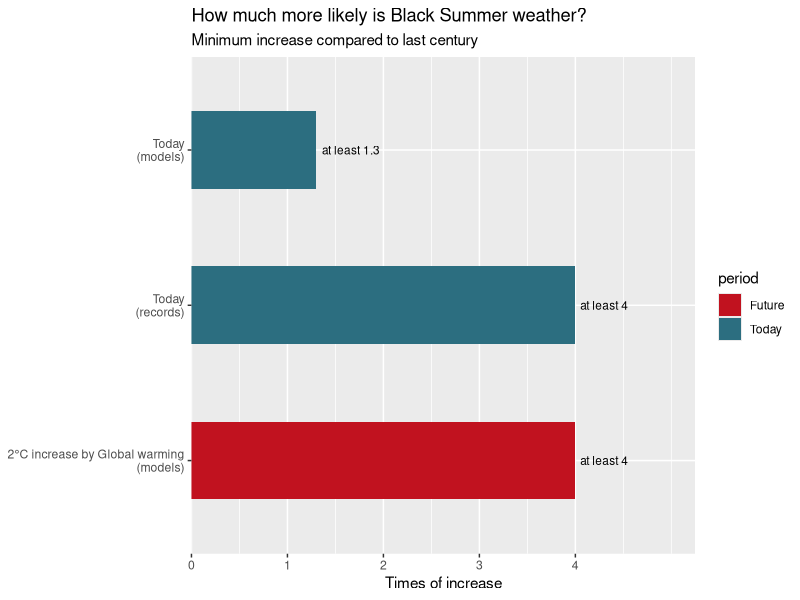

Reproduce this figure in R.
## ---- chunk 1
#| label: tbl-finding
#| tbl-cap: "How climate change affected by three factors in Black Summer's weather comparing to 1900"
#| echo: false
#| message: false

library(knitr)
library(kableExtra)
finding <- data.frame(
  Factor = c("Extreme heat", "Drought", "Fire weather index (FWI)"),
  `Study Found` = c("At least 2 times as likely",
                    "No clear link to climate change found",
                    "At least 1.3 times as likely"),
  Exlplain = c("Extreme heat in 2019-20 will be 1–2°C lower if happend in around 1900",
               "Can not reject, model did not detect out their relationship because natural climate mode in 2019",
               "Combine the extreme heat, drought and wind, dangerous weather like Black Summer is more likely now")
)
kable(finding, align = "lll")
## ---- chunk 2
#| message: false
#| echo: false
#| label: fig-fire-risk
#| fig-width: 7
#| fig-height: 4
#| fig-cap: The extreme fire weather as Black Summer is now more likely than around 1900. Plot shows the minimum increase reported by research.
library(ggplot2)
fire_risk <- data.frame(
  estimate = c("Today\n(models)",
               "Today\n(records)",
               "2°C increase by Global warming\n(models)"),
  at_least = c(1.3, 4, 4),
  period = c("Today", "Today", "Future")
)
ggplot(fire_risk, aes(x = estimate, y = at_least, fill = period)) +
  geom_col(width = 0.5) +
  scale_x_discrete(limits = c(
    "2°C increase by Global warming\n(models)",
    "Today\n(records)",
    "Today\n(models)"
  )) +
  scale_fill_manual(values = c(
    Today = "#2c6e80",
    Future = "#c1121f"
  )) +
  geom_text(
  aes(label = paste("at least", at_least)),
  hjust = -0.1,
  size = 3
) +
  scale_y_continuous(
  limits = c(0, 5),
  breaks = 0:4,
  expand = expansion(mult = c(0, 0.05))
) +
  coord_flip() +
  labs(
    title = "How much more likely is Black Summer weather? ",
    subtitle = "Minimum increase compared to last century",
    x = NULL,
    y = "Times of increase"
  )
